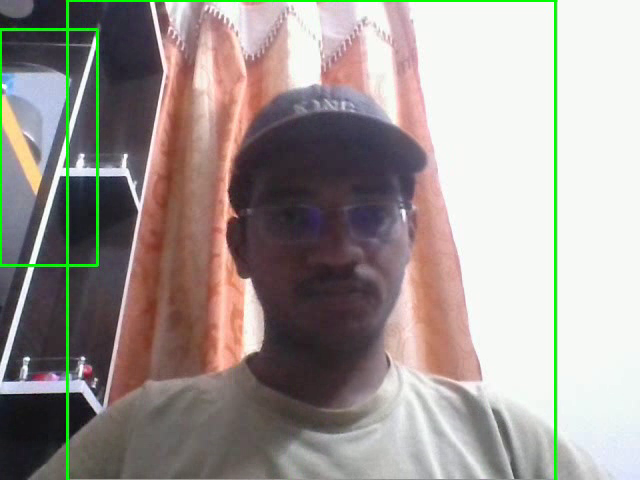
#> input picture frame 22 of motion_record.avi, 640 x 480 px, given in place of the camera
$ python motion.detector.py
#> lines starting #> are read from the running program, lines starting #| are printed output that depends on the picture
import cv2
import pandas as pd
from datetime import datetime
import numpy as np
import os
import time

if not os.path.exists("snapshots"):
    os.makedirs("snapshots")


video = cv2.VideoCapture(0)


fourcc = cv2.VideoWriter_fourcc(*'XVID')
out = cv2.VideoWriter("motion_record.avi", fourcc, 20.0, (640, 480))

first_frame = None
status_list = [0, 0]
motion_times = []
durations = []
frame_counter = 0
REFRESH_EVERY_N_FRAMES = 120

while True:
    check, frame = video.read()
#> frame is the input picture: shape (480, 640, 3); mean B, G, R 146.7, 150.9, 158.8
    status = 0
    frame_counter += 1

    gray = cv2.cvtColor(frame, cv2.COLOR_BGR2GRAY)
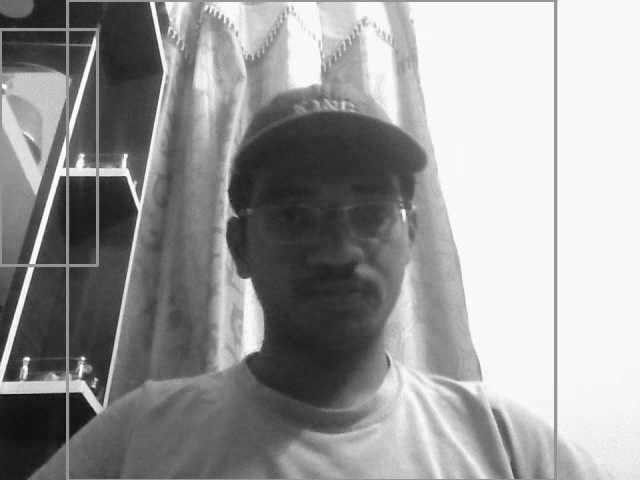
#> gray: shape (480, 640); min 9, max 255, mean 152.8
    gray = cv2.GaussianBlur(gray, (21, 21), 0)
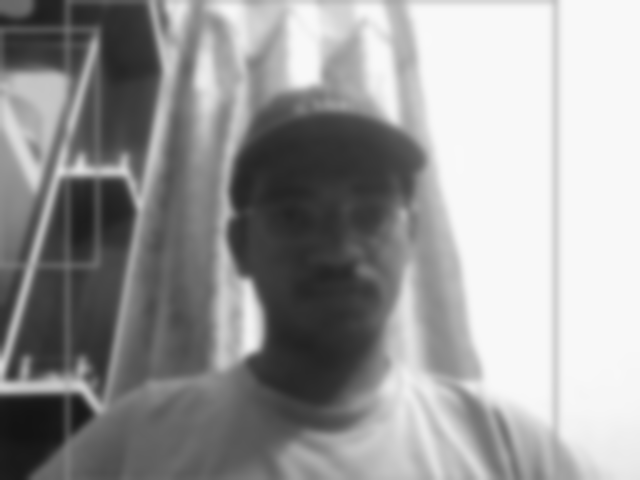
#> gray: shape (480, 640); min 19, max 249, mean 152.8

    if first_frame is None or frame_counter % REFRESH_EVERY_N_FRAMES == 0:
        first_frame = gray
        continue

    delta_frame = cv2.absdiff(first_frame, gray)
    thresh_frame = cv2.threshold(delta_frame, 35, 255, cv2.THRESH_BINARY)[1]
    thresh_frame = cv2.dilate(thresh_frame, None, iterations=2)

    contours, _ = cv2.findContours(thresh_frame.copy(),
                                   cv2.RETR_EXTERNAL, cv2.CHAIN_APPROX_SIMPLE)

    for contour in contours:
        if cv2.contourArea(contour) < 8000:
            continue
        x, y, w, h = cv2.boundingRect(contour)

        aspect_ratio = float(w) / h
        if aspect_ratio < 0.2 or aspect_ratio > 2:
            continue

        status = 1
        cv2.rectangle(frame, (x, y), (x+w, y+h), (0, 255, 0), 2)

    status_list.append(status)
    status_list = status_list[-2:]


    if status_list[-1] == 1 and status_list[-2] == 0:
        motion_start_time = datetime.now()
        motion_times.append(motion_start_time)


        filename = motion_start_time.strftime("snapshots/motion_%Y%m%d_%H%M%S.jpg")
        cv2.imwrite(filename, frame)


    if status_list[-1] == 0 and status_list[-2] == 1:
        motion_end_time = datetime.now()
        motion_times.append(motion_end_time)


        duration = (motion_end_time - motion_start_time).total_seconds()
        durations.append(duration)


    if status == 1:
        out.write(frame)

    motion_text = "Motion Detected" if status == 1 else "No Motion"
    color = (0, 0, 255) if status == 1 else (0, 255, 0)
    cv2.putText(frame, motion_text, (10, 30), cv2.FONT_HERSHEY_SIMPLEX,
                1, color, 3)

    time_text = datetime.now().strftime('%Y-%m-%d %H:%M:%S')
    cv2.putText(frame, time_text, (10, 460), cv2.FONT_HERSHEY_SIMPLEX,
                0.6, (255, 255, 255), 1)

    cv2.imshow("AI Motion Detector", frame)

    key = cv2.waitKey(1)
    if key == ord('q'):
        if status == 1:
            motion_times.append(datetime.now())
            durations.append((motion_times[-1] - motion_times[-2]).total_seconds())
        break

video.release()
out.release()
cv2.destroyAllWindows()

if len(motion_times) % 2 != 0:
    motion_times.append(datetime.now())
    durations.append((motion_times[-1] - motion_times[-2]).total_seconds())

motion_log = pd.DataFrame(columns=["Start Time", "End Time", "Duration (s)"])
for i in range(0, len(motion_times), 2):
    motion_log = pd.concat([motion_log, pd.DataFrame({
        "Start Time": [motion_times[i].strftime("%Y-%m-%d %H:%M:%S")],
        "End Time": [motion_times[i+1].strftime("%Y-%m-%d %H:%M:%S")],
        "Duration (s)": [round(durations[i//2], 2)]
    })], ignore_index=True)

motion_log.to_csv("motion_log.csv", index=False)
print("✅ Motion log saved as 'motion_log.csv'")
print("✅ Video saved as 'motion_record.avi'")
print("✅ Snapshots saved in 'snapshots/' folder")

$ run again, starting later in the video
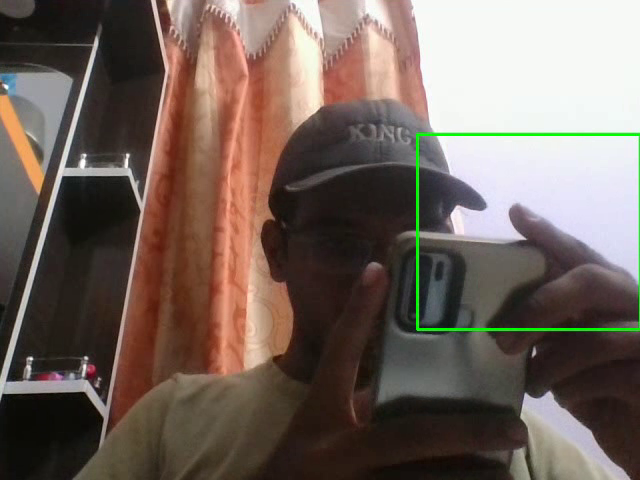
#> input picture frame 102 of motion_record.avi, 640 x 480 px, given in place of the camera
#> frame is the input picture: shape (480, 640, 3); mean B, G, R 92.4, 100.6, 115
#> `gray = cv2.cvtColor(frame, cv2.COLOR_BGR2GRAY)`:
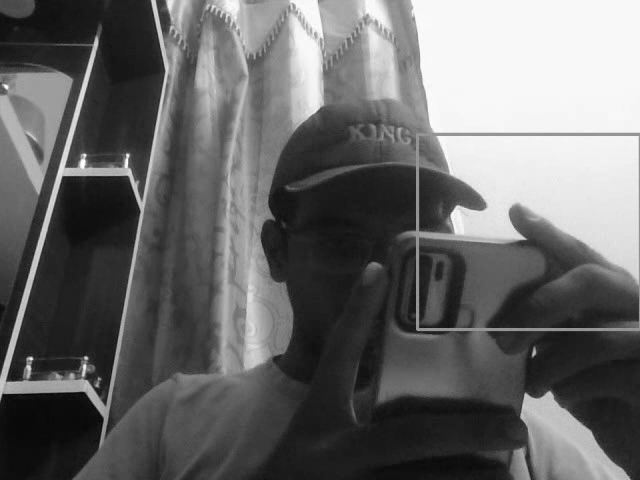
#> gray: shape (480, 640); min 4, max 255, mean 103.9
#> `gray = cv2.GaussianBlur(gray, (21, 21), 0)`:
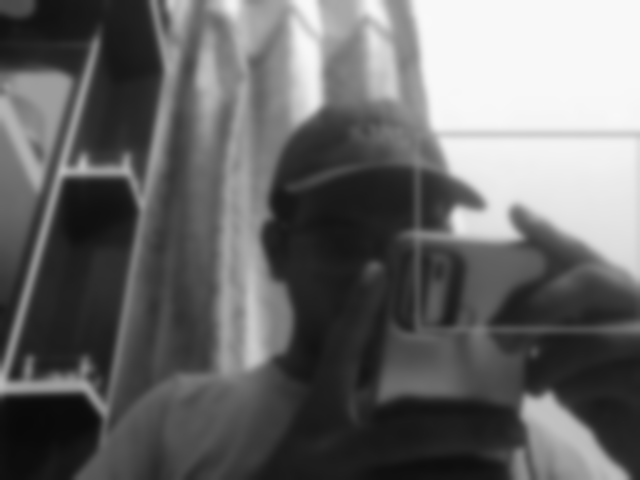
#> gray: shape (480, 640); min 9, max 249, mean 103.9

$ run again, starting later in the video
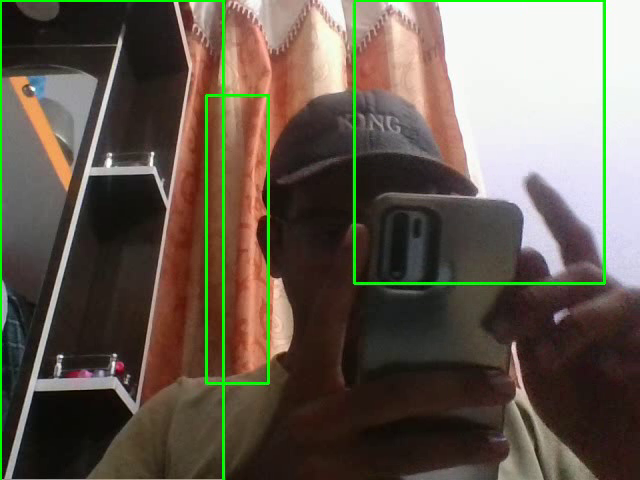
#> input picture frame 182 of motion_record.avi, 640 x 480 px, given in place of the camera
#> frame is the input picture: shape (480, 640, 3); mean B, G, R 79.8, 92.1, 101.6
#> `gray = cv2.cvtColor(frame, cv2.COLOR_BGR2GRAY)`:
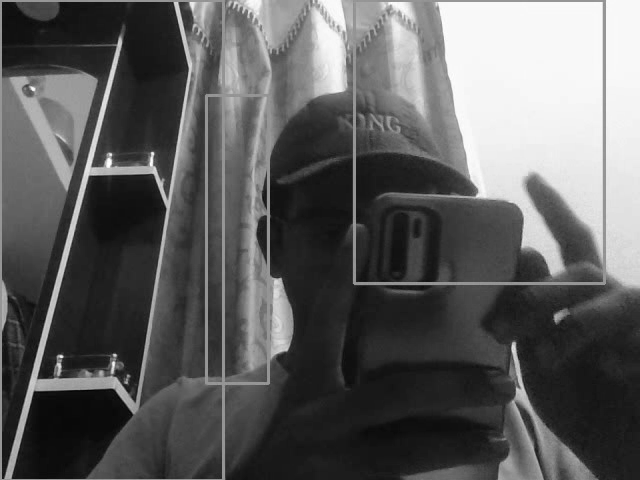
#> gray: shape (480, 640); min 2, max 255, mean 93.5
#> `gray = cv2.GaussianBlur(gray, (21, 21), 0)`:
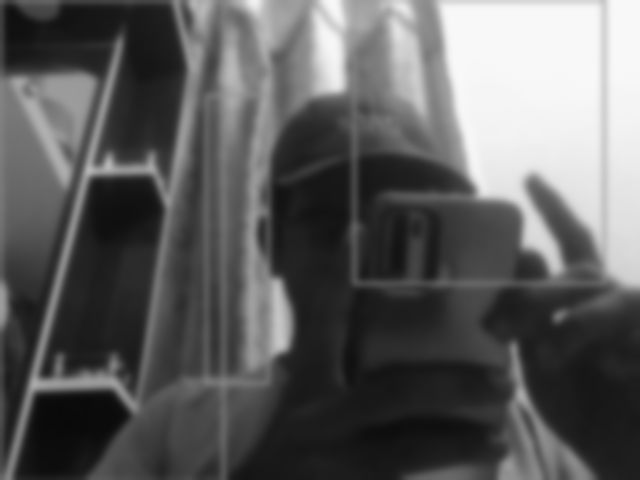
#> gray: shape (480, 640); min 9, max 248, mean 93.4
